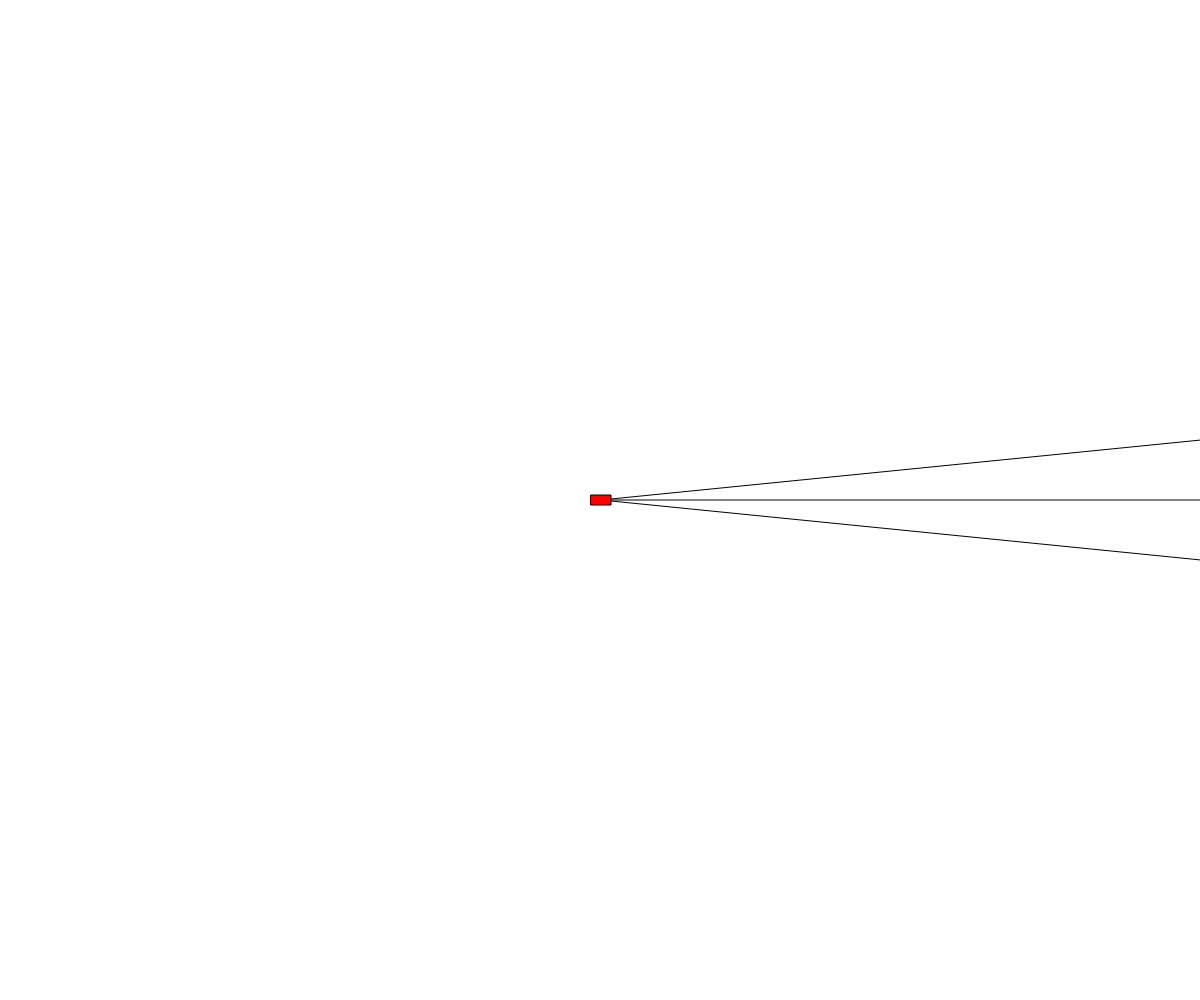
Frame 1 (no input)
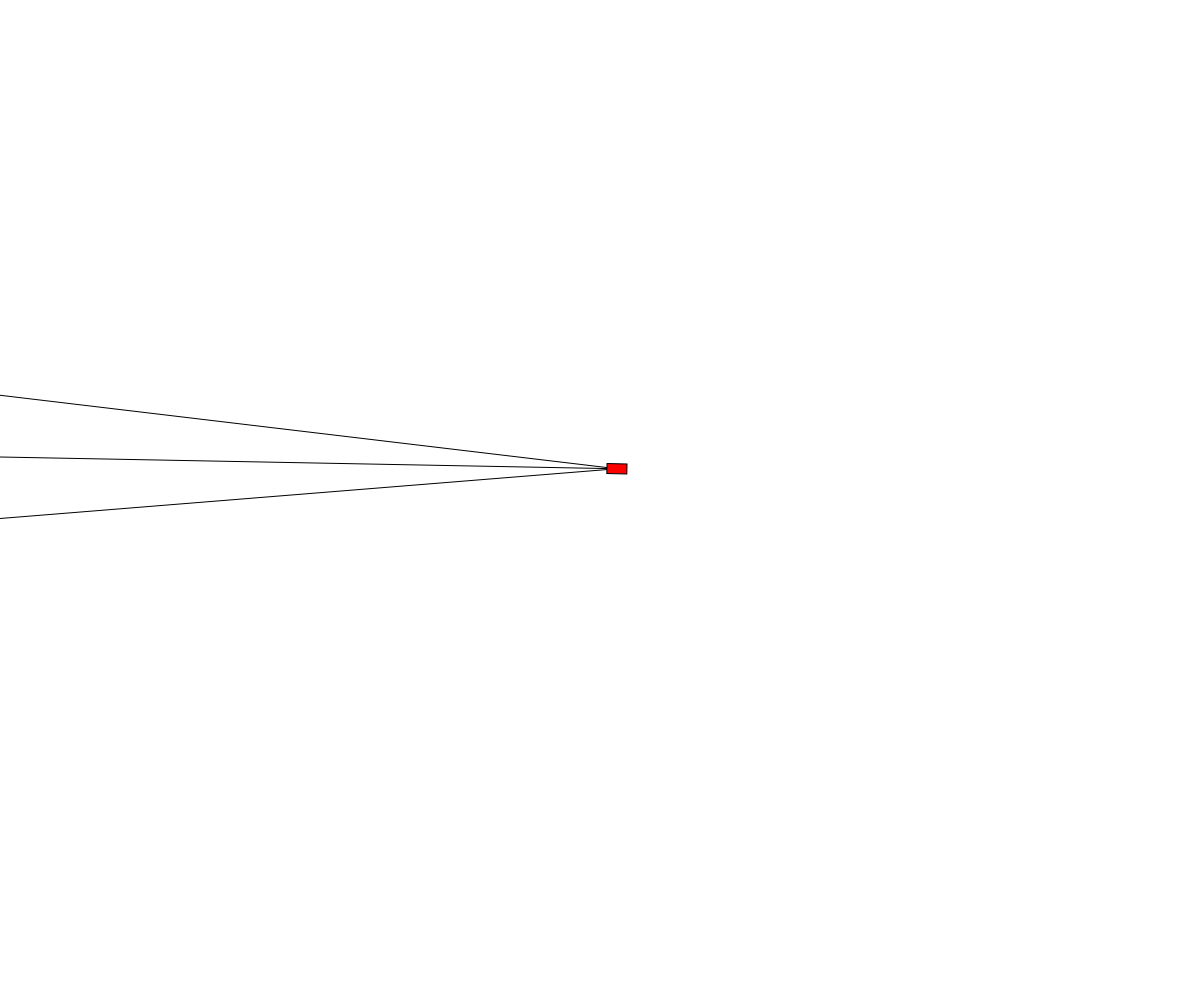
Frame 60 (no input)
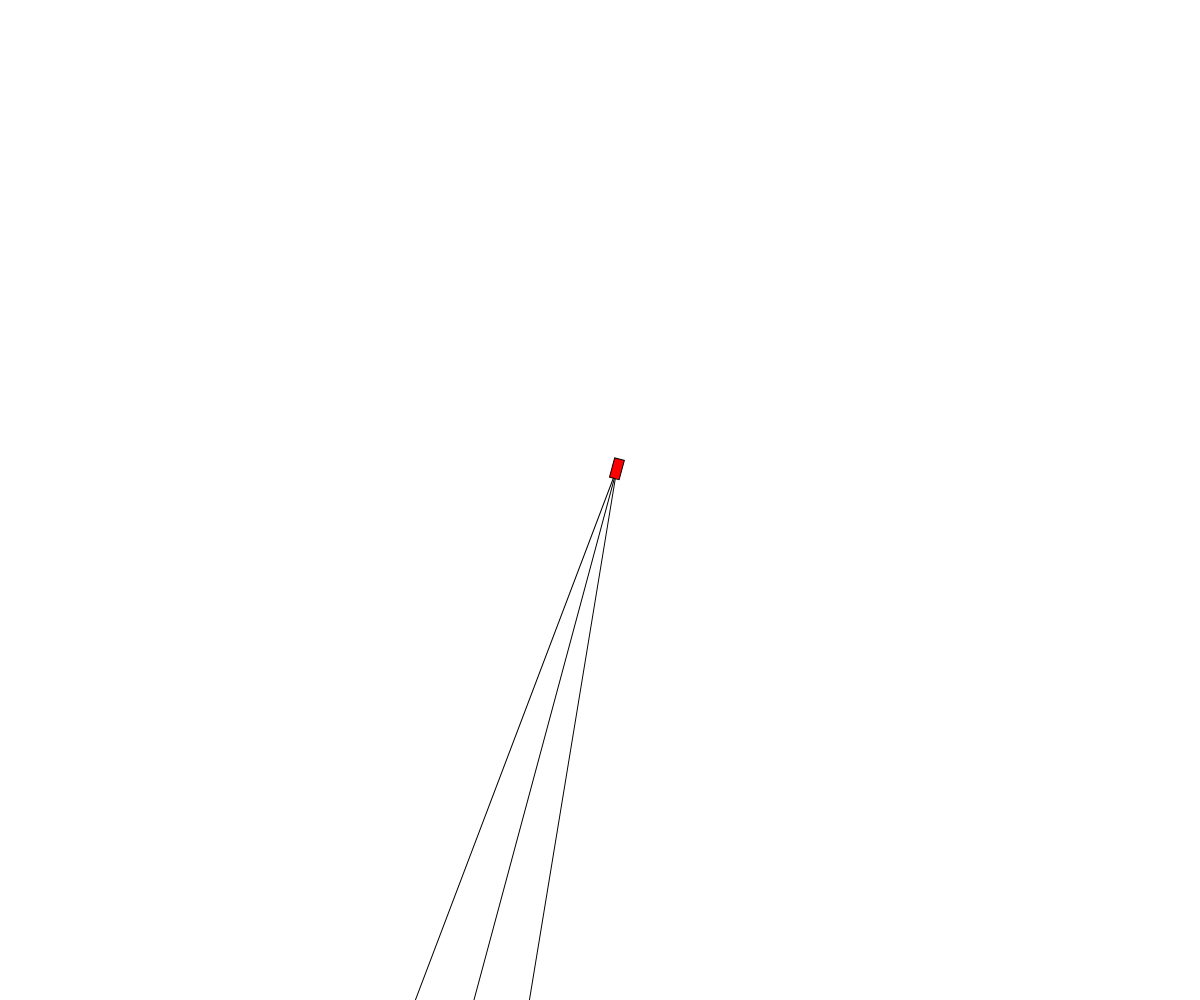
Frame 120 (the mouse pressed at the canvas centre since frame 60)

The p5.js sketch that drew these frames (run headless with seeded random() and noise() and a simulated clock; from frame 60 on, the mouse is pressed at the canvas centre):

// p5.js sketch
// ── sketch.js
var goal;
var racer;

function setup() {
  // put setup code here
 createCanvas(windowWidth,windowHeight);
 racer = new Rocket();
}


function draw() {
  createCanvas(windowWidth,windowHeight);
  

 
  background("white")
  racer.update();
  racer.display();
  goal = [mouseX,mouseY]
  
  
}




function Rocket()
{
  this.pos = createVector(windowWidth/2,windowHeight/2);
  this.vel = createVector(.000001,0);
  this.acc = createVector(0,0);
  this.theto = 0;
  this.omega = 0;
  this.alpha = 0;

  this.color = "red"
  this.time = 0
  this.pError = 0;
  this.kP = 1/1000
  this.kD = 1/10000
  this.kI = 1/100000



 
  this.PIDangle = function()
  {
      

      mouseAngle = atan2(mouseY-this.pos.y,mouseX-this.pos.x)
      
      error = mouseAngle - this.theto 
      console.log(mouseAngle,error);
     

      P = error*this.kP
      I = this.kI/this.time*(error-this.pError)
      D = this.time*this.kD*(error-this.pError)


      this.alpha = (P+I+D)
      
      this.pError = error;
  }
  
  this.update = function() {


      
      this.time ++;
      this.vel.add(this.acc);
      this.pos.add(this.vel);
      this.acc.mult(0);


      this.theto += this.omega
      this.omega += this.alpha
      this.alpha = 0
      console.log(this.time)

      

      this.vel.rotate(this.omega) 

      if(dist(mouseX,mouseY,this.pos.x,this.pos.y)>100){
        this.pos.x += cos(this.theto)
        this.pos.y += sin(this.theto)
      }

      this.PIDangle()
      
      
  };

  

  this.display = function() {


    push();
    fill(this.color);
    translate(this.pos.x,this.pos.y);
    rotate(this.vel.heading())
    rectMode(CENTER)
    
    
    line(0,0,1000,0)
    line(0,0,1000,100)
    line(0,0,1000,-100)
    rect(0,0,20,10)

    pop();
  };


}
